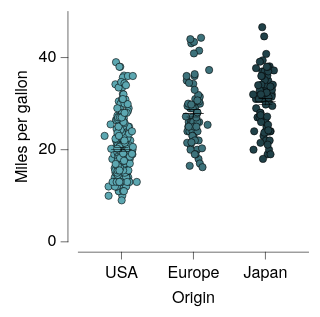

Write the Vega-Lite specification saved for this chart.
### Vega-Lite specification from a JSON file in a GitHub repository (floating-point values rounded to 4 significant figures; data arrays with more than 128 entries replaced by an {"elided": "..."} marker saying what was removed)
{"background": null, "config": {"arc": {"fill": "#DBDBDB", "fillOpacity": 1.0, "innerRadius": 25.0, "padAngle": 0.03, "stroke": "black", "strokeOpacity": 1, "strokeWidth": 0.25}, "area": {"fill": "#DBDBDB", "fillOpacity": 1.0, "stroke": "black", "strokeOpacity": 1, "strokeWidth": 0.25}, "axis": {"domain": true, "domainCap": "round", "domainColor": "black", "domainWidth": 0.25, "grid": false, "gridCap": "round", "gridColor": "#F1F1F1", "gridDash": [0, 0], "gridOpacity": 1.0, "gridWidth": 0.25, "labelColor": "black", "labelFont": "Helvetica Neue, HelveticaNeue, Helvetica, Arial, sans-serif", "labelFontSize": 7, "labelFontStyle": "normal", "labelFontWeight": 400, "offset": 4.5, "ticks": true, "tickCap": "round", "tickColor": "black", "tickRound": false, "tickSize": 3, "tickWidth": 0.25, "titleColor": "black", "titleFont": "Helvetica Neue, HelveticaNeue, Helvetica, Arial, sans-serif", "titleFontSize": 7, "titleFontStyle": "normal", "titleFontWeight": 400}, "axisX": {"domain": true, "labelAlign": "center", "labelAngle": 0, "labels": true, "ticks": true, "translate": 0}, "axisY": {"domain": true, "labelAlign": "right", "labelAngle": 0, "labels": true, "ticks": true, "translate": 0}, "axisRight": {"domain": true, "labelAlign": "left", "labelAngle": 0, "labels": true, "ticks": true, "translate": 0}, "axisTop": {"domain": true, "labelAlign": "center", "labelAngle": 0, "labels": true, "ticks": true, "translate": 0}, "axisBand": {"tickOffset": 0}, "bar": {"fill": "#DBDBDB", "fillOpacity": 1.0, "stroke": "black", "strokeOpacity": 1, "strokeWidth": 0.25}, "boxplot": {"size": 9.0, "ticks": {"cornerRadius": 0.25, "fill": "black", "opacity": 1, "size": 4.5, "thickness": 0.25}, "box": {"fillOpacity": 1.0, "stroke": "black", "strokeOpacity": 1, "strokeWidth": 0.25}, "median": {"cornerRadius": 0, "fill": "black", "fillOpacity": 1.0, "opacity": 1, "size": 9.0, "thickness": 0.25}, "rule": {"fill": "black", "fillOpacity": 1.0, "size": 10.0, "stroke": "black", "strokeDash": [0, 0], "strokeOpacity": 1, "strokeWidth": 0.25}, "outliers": {"color": "black", "fill": "black", "fillOpacity": 1.0, "size": 0, "stroke": "black", "strokeOpacity": 1, "strokeWidth": 0.25}}, "circle": {"fill": "black", "fillOpacity": 1.0, "size": 1.25, "stroke": null, "strokeOpacity": 1, "strokeWidth": 0.25}, "errorband": {"band": {"fillOpacity": 0.6, "stroke": null, "strokeWidth": 0.25, "strokeOpacity": 1}, "borders": {"opacity": 0, "strokeOpacity": 0.25, "strokeWidth": 1}}, "errorbar": {"opacity": 1, "rule": {"strokeDash": [0, 0], "strokeWidth": 0.25}, "ticks": {"color": "black", "cornerRadius": 0.125, "opacity": 1, "size": 6.0, "thickness": 0.25}, "thickness": 0.25}, "font": "Helvetica Neue, HelveticaNeue, Helvetica, Arial, sans-serif", "geoshape": {"fill": "#DBDBDB", "fillOpacity": 1.0, "stroke": "black", "strokeOpacity": 1, "strokeWidth": 0.25}, "header": {"labelColor": "black", "labelFont": "Helvetica Neue, HelveticaNeue, Helvetica, Arial, sans-serif", "labelFontSize": 7, "labelFontStyle": "normal", "labelFontWeight": 400, "titleColor": "black", "titleFont": "Helvetica Neue, HelveticaNeue, Helvetica, Arial, sans-serif", "titleFontSize": 7, "titleFontStyle": "normal", "titleFontWeight": 400, "titlePadding": 0}, "legend": {"disable": false, "offset": 4.5, "titlePadding": 4, "labelOffset": 2, "gradientLabelOffset": 2, "gradientLength": 50.0, "gradientThickness": 5.0, "gradientOpacity": 1.0, "gradientStrokeColor": "black", "gradientStrokeWidth": 0.25, "labelColor": "black", "labelFont": "Helvetica Neue, HelveticaNeue, Helvetica, Arial, sans-serif", "labelFontSize": 7, "labelFontStyle": "normal", "labelFontWeight": 400, "strokeColor": "black", "strokeWidth": 0, "symbolSize": 42, "symbolStrokeColor": "black", "symbolStrokeWidth": 0.25, "titleColor": "black", "titleFont": "Helvetica Neue, HelveticaNeue, Helvetica, Arial, sans-serif", "titleFontSize": 7, "titleFontStyle": "normal", "titleFontWeight": 400}, "line": {"color": "black", "stroke": "black", "strokeCap": "butt", "strokeDash": [0, 0], "strokeOpacity": 1, "strokeWidth": 0.5}, "point": {"filled": true, "fill": "#DBDBDB", "fillOpacity": 1.0, "size": 5.0, "stroke": "black", "strokeOpacity": 1, "strokeWidth": 0.25}, "range": {"category": ["#B2B2B2", "#636363", "#4A7CD3", "#008542", "#382864", "#509F98", "#284F93", "#005226", "#A398D6", "#173633"], "diverging": {"scheme": ["#443E60", "#5F597E", "#7C759B", "#9994B6", "#B7B4CC", "#D6D5DC", "#F6F6F6", "#D1DAD9", "#A4C2BF", "#7AA9A4", "#578E89", "#37736E", "#1B5954"]}, "heatmap": {"scheme": ["#32022B", "#43044D", "#4C196E", "#4D338C", "#484DA6", "#3A68BB", "#1D83CA", "#1D9CCB", "#23B5C9", "#28CDC5", "#4DE0B4", "#91EE9F"]}, "ordinal": {"scheme": ["#F1F1F1", "#DBDBDB", "#C6C6C6", "#B2B2B2", "#9D9D9D", "#898989", "#767676", "#636363", "#515151", "#404040", "#2F2F2F", "#1F1F1F"]}, "ramp": {"scheme": ["#32022B", "#43044D", "#4C196E", "#4D338C", "#484DA6", "#3A68BB", "#1D83CA", "#1D9CCB", "#23B5C9", "#28CDC5", "#4DE0B4", "#91EE9F"]}}, "rule": {"color": "black", "stroke": "black", "strokeCap": "round", "strokeDash": [2, 2], "strokeOpacity": 1, "strokeWidth": 0.25}, "scale": {"bandPaddingInner": 0.1, "bandPaddingOuter": 0.1, "round": false}, "rect": {"fill": "#DBDBDB", "fillOpacity": 1.0, "stroke": "black", "strokeOpacity": 1, "strokeWidth": 0.25}, "square": {"fill": "#DBDBDB", "fillOpacity": 1.0, "size": 10.0, "stroke": "black", "strokeOpacity": 1, "strokeWidth": 0.25}, "text": {"color": "black", "font": "Helvetica Neue, HelveticaNeue, Helvetica, Arial, sans-serif", "fontSize": 7, "fontStyle": "normal", "fontWeight": 400}, "tick": {"color": "black", "cornerRadius": 0.125, "opacity": 1.0, "size": 9.0, "thickness": 0.25}, "title": {"anchor": "middle", "frame": "group", "color": "black", "font": "Helvetica Neue, HelveticaNeue, Helvetica, Arial, sans-serif", "fontSize": 7, "fontStyle": "normal", "fontWeight": 400, "subtitleColor": "black", "subtitleFont": "Helvetica Neue, HelveticaNeue, Helvetica, Arial, sans-serif", "subtitleFontSize": "Helvetica Neue, HelveticaNeue, Helvetica, Arial, sans-serif", "subtitleFontStyle": "normal", "subtitleFontWeight": 400}, "trail": {"color": "black", "opacity": 1, "size": 0.5}, "view": {"continuousWidth": 100, "continuousHeight": 100, "discreteWidth": 100, "discreteHeight": 100, "fill": null, "stroke": null, "strokeWidth": 0.25}}, "layer": [{"data": {"name": "data-5a85ede2053d4aec77293cfb476ae07b"}, "mark": {"type": "circle", "opacity": 1.0, "size": 10.0, "stroke": "black", "strokeOpacity": 1, "strokeWidth": 0.25}, "encoding": {"color": {"field": "Origin", "legend": null, "scale": {"domain": ["USA", "Europe", "Japan"], "range": ["#5CA7B1", "#3D727B", "#204148", "#B7D0EE", "#809DC7", "#546B94", "#B7B3E4", "#867DAC", "#584C77", "#B3DAB5", "#80A988", "#507B5F", "#F5E1B3", "#CBB17A", "#9D824D"]}, "sort": ["USA", "Europe", "Japan"], "title": null, "type": "nominal"}, "x": {"axis": {}, "field": "Origin", "scale": {"domain": ["USA", "Europe", "Japan"]}, "sort": ["USA", "Europe", "Japan"], "title": "Origin", "type": "nominal"}, "xOffset": {"field": "jitter_x", "scale": {"domain": [-7.33, 7.33], "range": [5.17, 19.83]}, "type": "quantitative"}, "y": {"field": "Miles_per_Gallon", "title": "Miles per gallon", "type": "quantitative"}}}, {"data": {"name": "data-64e7897fd8423deef5c97d660b6d3367"}, "mark": {"type": "errorbar"}, "encoding": {"x": {"axis": {}, "field": "Origin", "scale": {"domain": ["USA", "Europe", "Japan"]}, "sort": ["USA", "Europe", "Japan"], "title": "Origin", "type": "nominal"}, "y": {"field": "__mean", "title": "Miles per gallon", "type": "quantitative"}, "yError": {"field": "__error"}}}, {"data": {"name": "data-64e7897fd8423deef5c97d660b6d3367"}, "mark": {"type": "tick"}, "encoding": {"x": {"axis": {}, "field": "Origin", "scale": {"domain": ["USA", "Europe", "Japan"]}, "sort": ["USA", "Europe", "Japan"], "title": "Origin", "type": "nominal"}, "y": {"field": "__mean", "title": "Miles per gallon", "type": "quantitative"}}}], "$schema": "https://vega.github.io/schema/vega-lite/v6.4.1.json", "datasets": {"data-5a85ede2053d4aec77293cfb476ae07b": {"elided": "398 records"}, "data-64e7897fd8423deef5c97d660b6d3367": [{"Origin": "USA", "__mean": 20.08, "__error": 0.4058, "__dysonsphere__": 1}, {"Origin": "Japan", "__mean": 30.45, "__error": 0.6852, "__dysonsphere__": 1}, {"Origin": "Europe", "__mean": 27.89, "__error": 0.8037, "__dysonsphere__": 1}]}}
